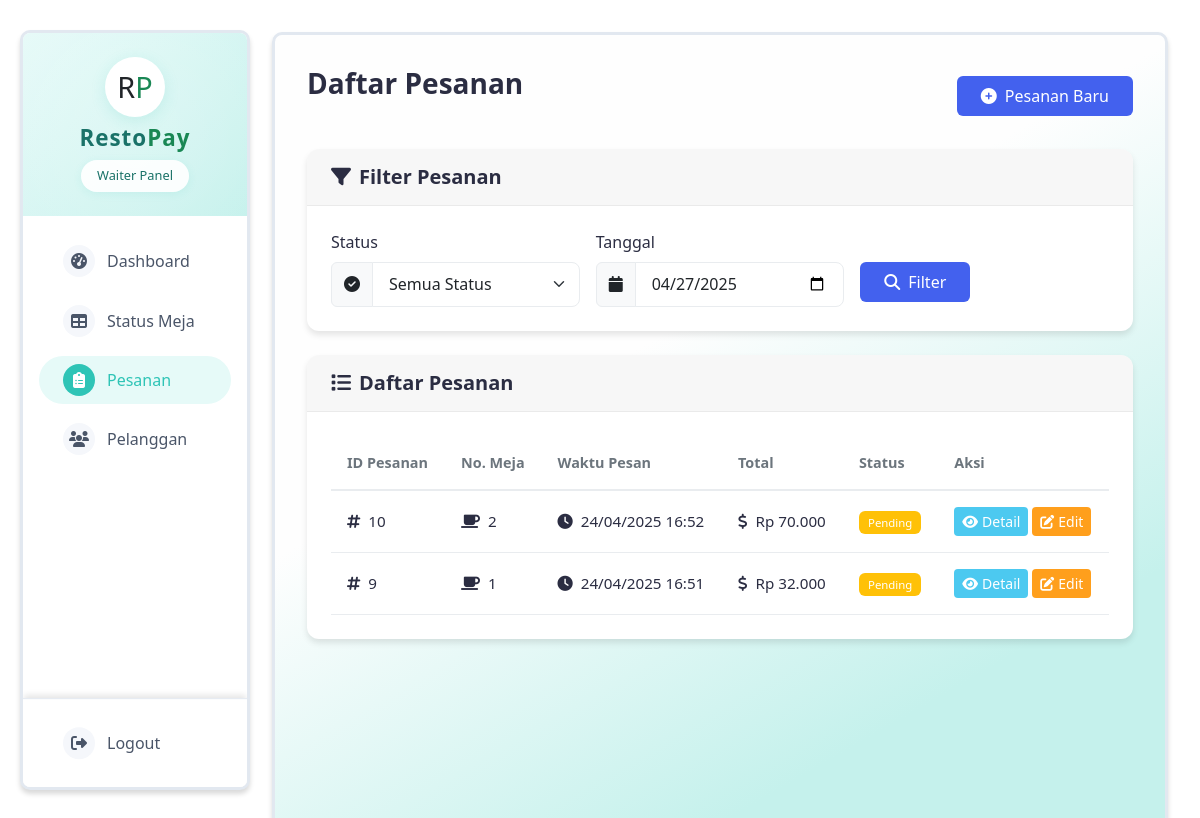
Page /waiter/orders.php (signed in) on the committed database.
### tables this page shows
CREATE TABLE `orders` (
  `id` int(11) NOT NULL,
  `table_id` int(11) DEFAULT NULL,
  `waiter_id` int(11) DEFAULT NULL,
  `customer_id` int(11) DEFAULT NULL,
  `order_time` timestamp NOT NULL DEFAULT current_timestamp(),
  `status` enum('pending','completed') DEFAULT 'pending'
);

CREATE TABLE `tables` (
  `id` int(11) NOT NULL,
  `table_number` varchar(10) NOT NULL,
  `status` enum('available','occupied') DEFAULT 'available'
);

### waiter/orders.php (the view, shortened to what this page needs)
<?php
require_once '../config/database.php';
include '../includes/header.php';
$stmt = $pdo->prepare("
    SELECT o.*, t.table_number, c.name as customer_name, c.phone as customer_phone,
    (SELECT SUM(oi.quantity * oi.price) FROM order_items oi WHERE oi.order_id = o.id) as total
    FROM orders o
    JOIN tables t ON o.table_id = t.id
    LEFT JOIN customers c ON o.customer_id = c.id
    WHERE o.waiter_id = ?
    ORDER BY o.order_time DESC
    LIMIT 100
");
$stmt->execute([$_SESSION['user_id']]);
$orders = $stmt->fetchAll();
?>
<div class="d-flex">
    <?php include '../includes/sidebar.php'; ?>
    <div class="container-fluid py-4">
        <div class="d-flex justify-content-between align-items-center mb-4">
            <h2 class="dashboard-title">Daftar Pesanan</h2>
            <a href="tables.php" class="btn btn-primary">
                <i class="fas fa-plus-circle me-2"></i>Pesanan Baru
            </a>
        </div>
        <div class="card mb-4">
            <div class="card-header">
                <h5 class="card-title"><i class="fas fa-filter me-2"></i>Filter Pesanan</h5>
            </div>
            <div class="card-body">
                <form id="filterForm" class="row g-3">
                    <div class="col-md-4">
                        <label class="form-label">Status</label>
                        <div class="input-group">
                            <span class="input-group-text"><i class="fas fa-check-circle"></i></span>
                            <select class="form-select" id="status_filter">
                                <option value="">Semua Status</option>
                            </select>
                        </div>
                    </div>
                    <div class="col-md-4">
                        <label class="form-label">Tanggal</label>
                        <div class="input-group">
                            <span class="input-group-text"><i class="fas fa-calendar"></i></span>
                            <input type="date" class="form-control" id="date_filter"
                                   value="<?php echo date('Y-m-d'); ?>">
                        </div>
                    </div>
                    <div class="col-md-4">
                        <label class="form-label">&nbsp;</label>
                        <button type="button" class="btn btn-primary d-block w-30" onclick="filterOrders()">
                            <i class="fas fa-search me-2"></i>Filter
                        </button>
                    </div>
                </form>
            </div>
        </div>
        <div class="card">
            <div class="card-header">
                <h5 class="card-title"><i class="fas fa-list me-2"></i>Daftar Pesanan</h5>
            </div>
            <div class="card-body">
                <div class="table-responsive">
                    <table class="table table-hover" id="ordersTable">
                        <thead>
                            <tr>
                                <th>ID Pesanan</th>
                                <th>No. Meja</th>
                                <th>Waktu Pesan</th>
                                <th>Total</th>
                                <th>Status</th>
                                <th>Aksi</th>
                            </tr>
                        </thead>
                        <tbody>
                            <?php foreach ($orders as $order): ?>
                            <tr>
                                <td><i class="fas fa-hashtag me-2"></i><?php echo $order['id']; ?></td>
                                <td><i class="fas fa-coffee me-2"></i><?php echo $order['table_number']; ?></td>
                                <td><i class="fas fa-clock me-2"></i><?php echo date('d/m/Y H:i', strtotime($order['order_time'])); ?></td>
                                <td><i class="fas fa-dollar-sign me-2"></i>Rp <?php echo number_format($order['total'], 0, ',', '.'); ?></td>
                                <td>
                                    <span class="badge <?php echo $order['status'] == 'pending' ? 'bg-warning' : 'bg-success'; ?>">
                                        <?php echo $order['status'] == 'pending' ? 'Pending' : 'Selesai'; ?>
                                    </span>
                                </td>
                                <td>
                                    <button class="btn btn-sm btn-info" onclick="viewOrder(<?php echo $order['id']; ?>)">
                                        <i class="fas fa-eye me-1"></i>Detail
                                    </button>
                                    <?php if ($order['status'] == 'pending'): ?>
                                    <button class="btn btn-sm btn-warning" onclick="editOrder(<?php echo $order['id']; ?>)">
                                        <i class="fas fa-edit me-1"></i>Edit
                                    </button>
                                    <?php endif; ?>
                                </td>
                            </tr>
                            <?php endforeach; ?>
                        </tbody>
                    </table>
                </div>
            </div>
        </div>
    </div>
</div>
<?php include '../includes/footer.php'; ?>

### waiter/orders.php (style rules this page uses)
:root { --primary-color: #4361ee; --success-color: #2ec4b6; --warning-color: #ff9f1c; --info-color: #4cc9f0; --dark-color: #2b2d42; --light-color: #f8f9fa; --shadow: 0 4px 6px rgba(0, 0, 0, 0.1); }
.container-fluid { background-color: #f5f7fb; min-height: 100vh; padding: 2rem !important; }
.dashboard-title { color: var(--dark-color); font-weight: 600; margin-bottom: 1.5rem; font-size: 1.75rem; }
.card { border: none; border-radius: 12px; box-shadow: var(--shadow); transition: transform 0.2s ease; margin-bottom: 1rem; overflow: hidden; }
.card-body { padding: 1.5rem; }
.card-header { background-color: rgba(0, 0, 0, 0.03); border-bottom: 1px solid rgba(0, 0, 0, 0.05); padding: 1rem 1.5rem; }
.card-header h5 { margin: 0; color: var(--dark-color); font-weight: 600; }
.table { margin: 0; }
.table thead th { border-top: none; border-bottom: 2px solid #e9ecef; color: #6c757d; font-weight: 600; font-size: 0.9rem; padding: 1rem; }
.table td { vertical-align: middle; color: var(--dark-color); font-size: 0.95rem; border-color: #e9ecef; padding: 1rem; }
.btn-primary { background: var(--primary-color); border: none; padding: 0.5rem 1.5rem; font-weight: 500; }
.btn-info { background-color: var(--info-color); border: none; color: white; }
.btn-warning { background-color: var(--warning-color); border: none; color: white; }
.form-control { border-radius: 8px; border: 1px solid #e9ecef; padding: 0.6rem 1rem; }
.form-select { border-radius: 8px; border: 1px solid #e9ecef; padding: 0.6rem 1rem; }
.form-label { color: var(--dark-color); font-weight: 500; margin-bottom: 0.5rem; }
.badge { padding: 0.5em 0.8em; font-weight: 500; }
.input-group-text { background-color: #f8f9fa; border-color: #e9ecef; }

### includes/sidebar.php (style rules this page uses)
body { margin-left: 240px; background:rgb(255, 255, 255); min-height: 100vh; padding: 2rem; }
.container-fluid { max-width: 100%; padding: 0 1rem; border-radius: 10px; border: 3px solid #e2e8f0; box-shadow: 0 4px 5px rgba(0, 0, 0, 0.15); background: linear-gradient(150deg,rgb(254, 254, 254) 40%, #c5f1ec 80%); }

### rows in the picture
orders: id "10", table.table_number "2", order_time "24/04/2025 16:52", total "70.000", status "Pending"
orders: id "9", table.table_number "1", order_time "24/04/2025 16:51", total "32.000", status "Pending"

### other values in the picture
$role "Waiter"
